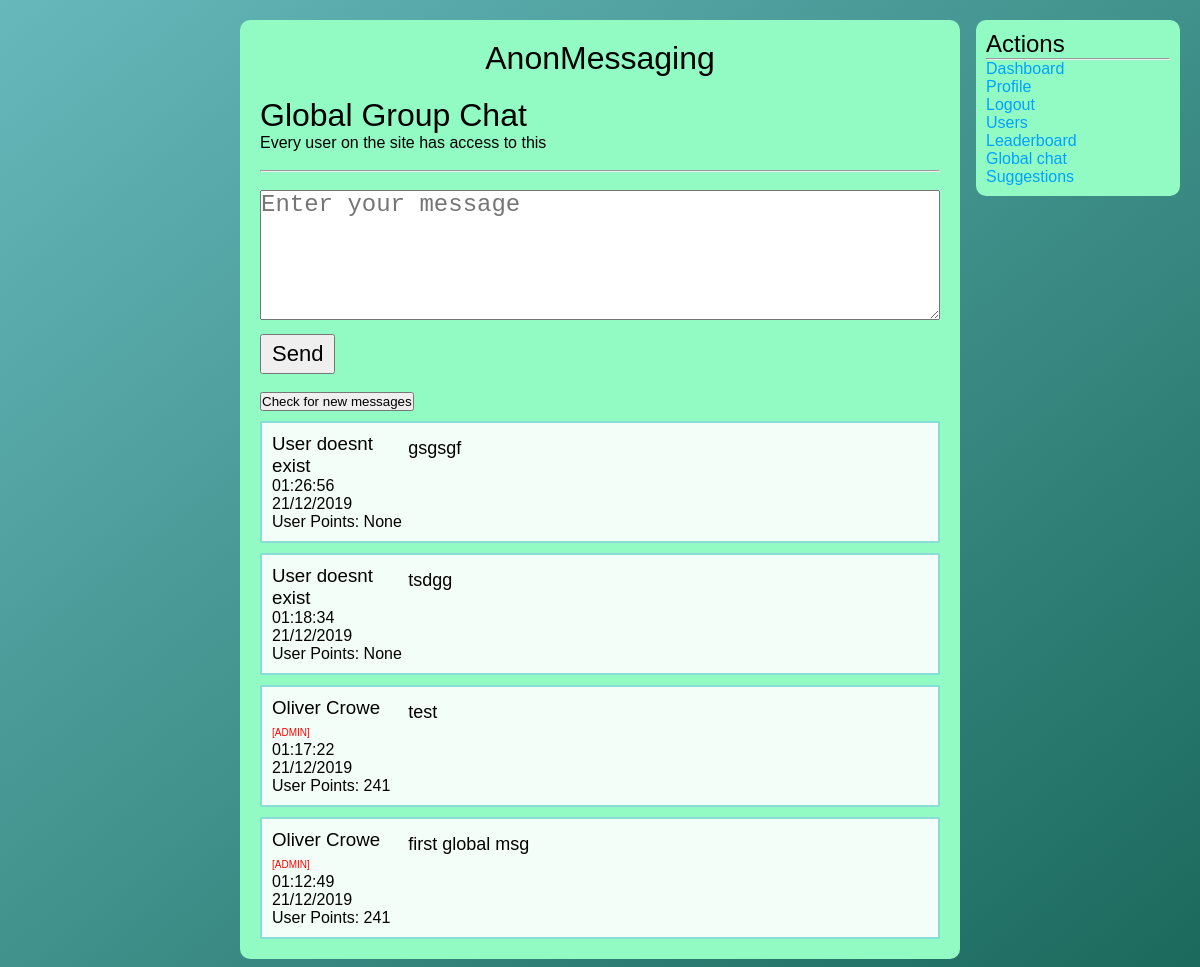
The page /global/index.php (signed in) on the database as committed earlier.
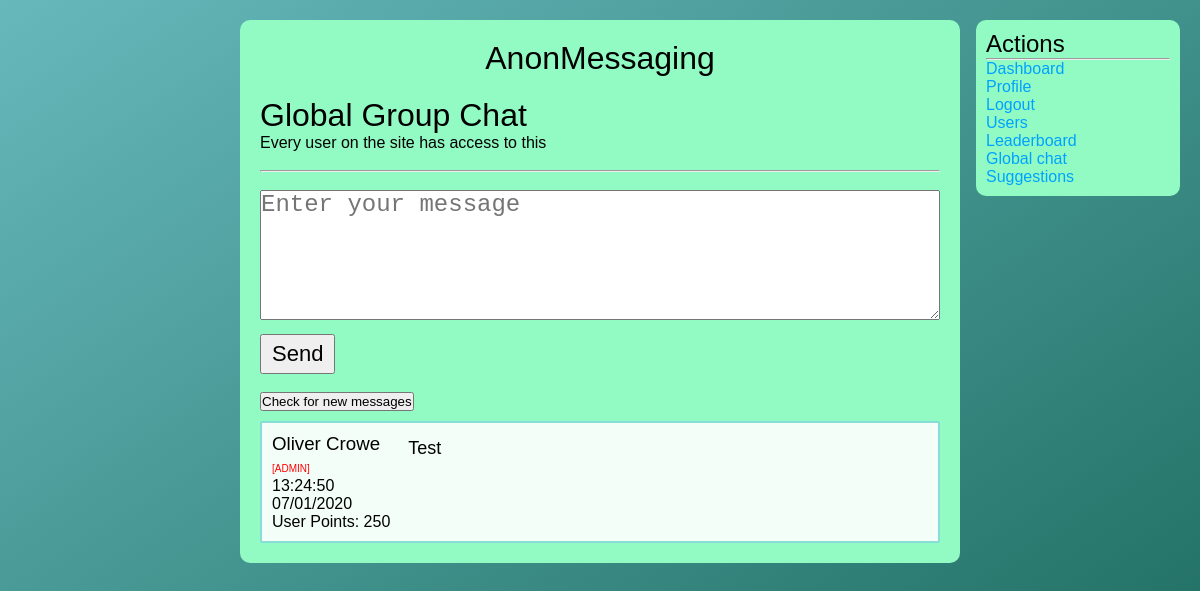
The same page on the database as committed later.
### tables this page shows
CREATE TABLE `global` (
  `msg_id` int(11) NOT NULL,
  `msg_content` longtext NOT NULL,
  `msg_author` int(11) NOT NULL,
  `msg_date` varchar(256) NOT NULL
);

CREATE TABLE `users` (
  `user_id` int(11) NOT NULL,
  `user_name` varchar(256) NOT NULL,
  `user_email` varchar(256) NOT NULL,
  `user_password` varchar(256) NOT NULL,
  `user_bio` longtext NOT NULL,
  `user_pfp` varchar(256) NOT NULL,
  `user_type` varchar(256) NOT NULL,
  `user_points` int(11) NOT NULL
);

### includes/functions.php (called while the page is built, shortened)
<?php
    include_once "connection.php";
    function checkPoints($id){
        global $conn;
        $sql = "SELECT * FROM `users` WHERE `user_id`='$id'";
        $result = mysqli_query($conn, $sql);
        while($row = mysqli_fetch_assoc($result)){
            $points = $row['user_points'];
        }
        if(mysqli_num_rows($result) == 0){
            $points = "None";
        }
        return $points;
    }
    function findName($id){
        global $conn;
        $sql = "SELECT * FROM `users` WHERE `user_id` = '$id'";
        $result = mysqli_query($conn, $sql);
        if(mysqli_num_rows($result) == 0){
            $name = "User doesnt exist";
        }
        while($row = mysqli_fetch_assoc($result)){
            $name = $row['user_name'];
        }
        return $name;
    }
?>

### global/index.php (the view, shortened to what this page needs)
<?php
    include_once "../includes/connection.php";
    include_once "../includes/functions.php";
?>
<!DOCTYPE html>
<html lang="en">
<head>
    <link href="../css/style.css" rel="stylesheet">
</head>
<body>
    <div class="main-column">
    <a style="color: #000;text-align:center;" href="../"><h1 style="font-weight:100;margin-bottom:20px;">AnonMessaging</h1></a>
        <h1 style="font-weight:300;">Global Group Chat</h1>
        <p>Every user on the site has access to this</p>
        <br><hr><br>
        <form method="POST">
            <textarea name="msg_content" class="msg_textarea" required placeholder="Enter your message"></textarea>
            <button type="submit" name="submit" class="form-submit">Send</button>
        </form>
        ?><br>
        <button class="check-btn" onclick="window.location=window.location">Check for new messages</button>
       <?php
        $sql = "SELECT * FROM `global` ORDER BY `msg_id` DESC LIMIT 150";
        $result = mysqli_query($conn, $sql);
        while($row = mysqli_fetch_assoc($result)){
            $uid = $row['msg_author'];
            $sql2 = "SELECT * FROM `users` WHERE `user_id`='$uid'";
            $result2 = mysqli_query($conn, $sql2);
            $admin = False;
            while($row2 = mysqli_fetch_assoc($result2)){
                if($row2['user_type'] == 'admin'){
                    $admin = True;
                }else{
                    $admin = False;
                }
            }
            ?>
    <div class="message">
            <div class="msg-info">
            <a style="color:#000;" href="../profile/index.php?id=<?php echo $row['msg_author']; ?>"><h3 style="font-weight:300;"><?php echo findName($row['msg_author']); if($admin==True){echo " <span style='color:red;font-size:10px;'>[ADMIN]</span>";} ?></h3></a>
            <p><?php echo $row['msg_date']; ?></p>
            <p>User Points: <?php echo checkPoints($row['msg_author']); ?></p>
            </div>
            <div class="msg-content"?>
            <?php echo $row['msg_content']; ?>
            </div>
        </div>
            <?php
        }
       ?>
        </div>
        <div class="right-column">
            <h2 style="font-weight:300;">Actions</h2>
            <hr>
            <ul>
            <li><a href="../">Dashboard</a></li>
                <li><a href="../profile/index.php?id=<?php echo $_SESSION['user_id']; ?>">Profile</a></li>
                <li><a href="../logout">Logout</a></li>
                <li><a href="../users/index.php">Users</a></li>
                <li><a href="../leaderboard/">Leaderboard</a></li>
                <li><a href="../global/">Global chat</a></li>
                <li><a href="../suggestions/">Suggestions</a></li>
            </ul>
        </div>
</body>
</html>

### css/style.css (style rules this page uses)
* { -webkit-box-sizing: border-box; box-sizing: border-box; padding: 0; margin: 0; }
body { font-family: sans-serif; background-attachment: fixed; background-size: cover; background-image: -webkit-gradient(linear, left top, right bottom, from(#66b8bb), to(#1b695c)); background-image: linear-gradient(to bottom right, #66b8bb, #1b695c); background-position: center; }
a { color: #00a2ff; text-decoration: none; }
h3 { font-weight: 100; }
.main-column { width: 60%; margin: 20px auto; padding: 20px; height: 100%; border-radius: 10px; background-color: #91fbc3; -webkit-box-sizing: border-box; box-sizing: border-box; }
.right-column { -webkit-box-sizing: border-box; box-sizing: border-box; position: fixed; right: 20px; top: 20px; width: 17%; background-color: #91fbc3; border-radius: 10px; padding: 10px; }
.right-column ul li { list-style: none; }
.msg_textarea { width: 100%; height: 130px; font-size: 24px; }
.form-submit { margin-top: 10px; padding: 5px 10px; font-size: 22px; }
.message { max-height: 400px; overflow: auto; width: 100%; display: block; margin-top: 10px; background-color: rgba(255, 255, 255, 0.897); padding: 10px; border-radius: 2px; border: 2px solid #88ddd6; }
.message .msg-info { height: 100%; float: left; width: 20%; }
.message .msg-content { width: 78%; float: left; height: 100%; padding: 5px; font-size: 18px; }

Rows that differ between the two databases and show on the page:
removed global: msg_author "User doesnt exist", msg_date "01:26:56 21/12/2019", msg_author "None", msg_content "gsgsgf"
removed global: msg_author "User doesnt exist", msg_date "01:18:34 21/12/2019", msg_author "None", msg_content "tsdgg"
removed global: msg_author.user_name "Oliver Crowe", shows "[ADMIN]", msg_date "01:17:22 21/12/2019", msg_author.user_points "241", msg_content "test"
changed global "Oliver Crowe": msg_date "01:12:49 21/12/2019" → "13:24:50 07/01/2020"; msg_author.user_points "241" → "250"; msg_content "first global msg" → "Test"
